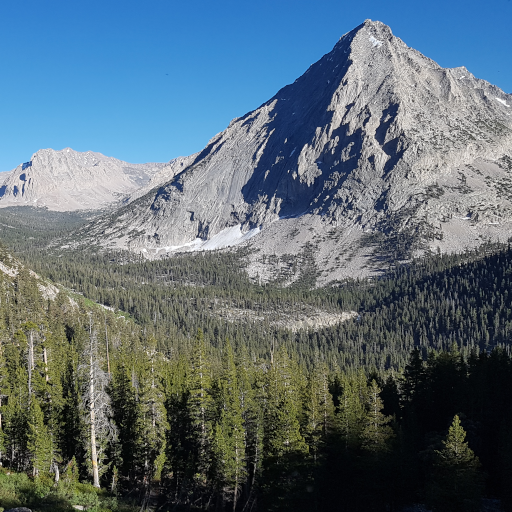
#> input picture Implementierung/res/johnmuirtrail.bmp, 512 x 512 px
$ python sobel_filter.py johnmuirtrail.bmp
#> lines starting #> are read from the running program, lines starting #| are printed output that depends on the picture
"""
@file sobel_demo.py
@brief Sample code using Sobel and/or Scharr OpenCV functions to make a simple Edge Detector
"""
import sys
import cv2 as cv
def main(argv):

 window_name = ('Sobel Demo - Simple Edge Detector')
 scale = 1
 delta = 0
 ddepth = cv.CV_16S


 if len(argv) < 1:
    print ('Not enough parameters')
    print ('Usage:\nsobel_filter.py < path_to_image >')
    return -1
 # Load the image
 src = cv.imread(argv[0], cv.IMREAD_COLOR)
#> src is the input picture: shape (512, 512, 3); mean B, G, R 118.4, 108.1, 90.6
 # Check if image is loaded fine
 if src is None:
    print ('Error opening image: ' + argv[0])
    return -1


 grad_x = cv.Sobel(src, ddepth, 1, 0, ksize=3, scale=scale, delta=delta, borderType=cv.BORDER_DEFAULT)
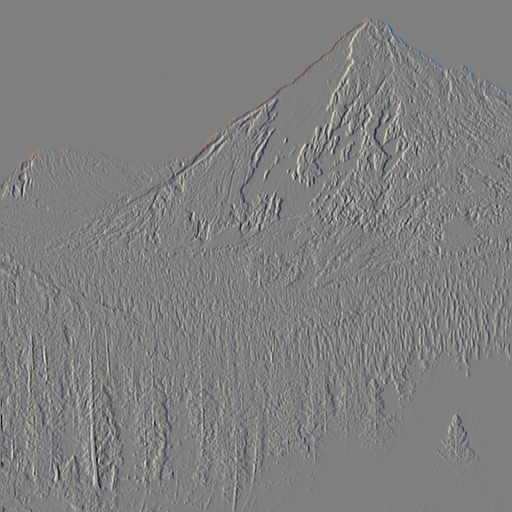
#> grad_x: shape (512, 512, 3) int16; mean B, G, R -0.7, -0.9, -0.7; drawn with min black and max white
 # Gradient-Y
 # grad_y = cv.Scharr(gray,ddepth,0,1)
 grad_y = cv.Sobel(src, ddepth, 0, 1, ksize=3, scale=scale, delta=delta, borderType=cv.BORDER_DEFAULT)
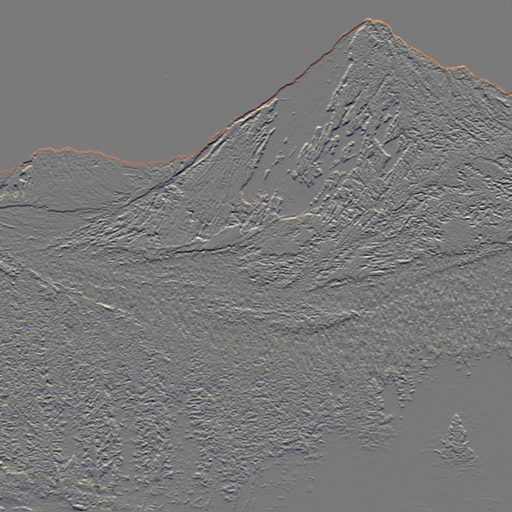
#> grad_y: shape (512, 512, 3) int16; mean B, G, R -2.8, -1.5, -0.4; drawn with min black and max white


 abs_grad_x = cv.convertScaleAbs(grad_x)
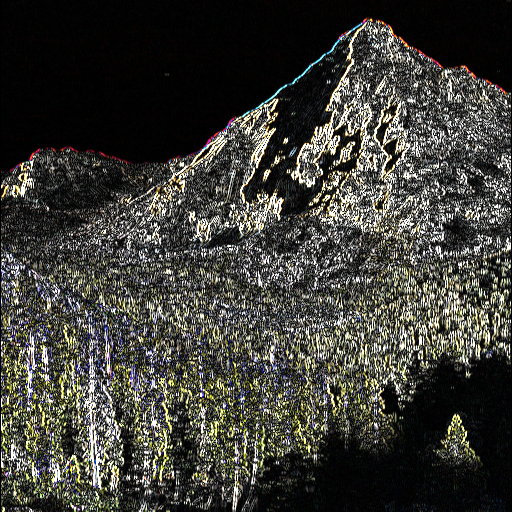
#> abs_grad_x: shape (512, 512, 3); mean B, G, R 56.4, 61.9, 62.5
 abs_grad_y = cv.convertScaleAbs(grad_y)
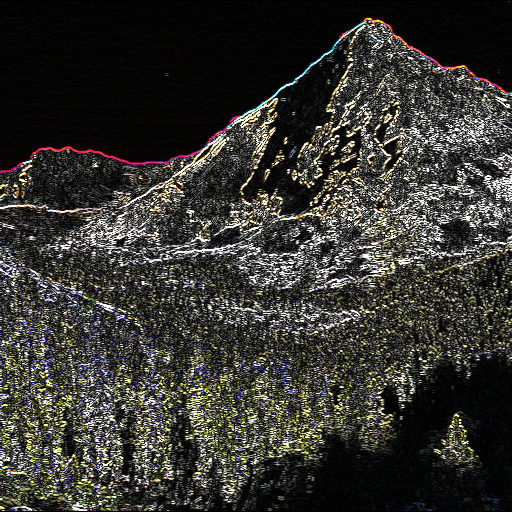
#> abs_grad_y: shape (512, 512, 3); mean B, G, R 48.9, 54, 54.9


 grad = cv.addWeighted(abs_grad_x, 0.5, abs_grad_y, 0.5, 0)
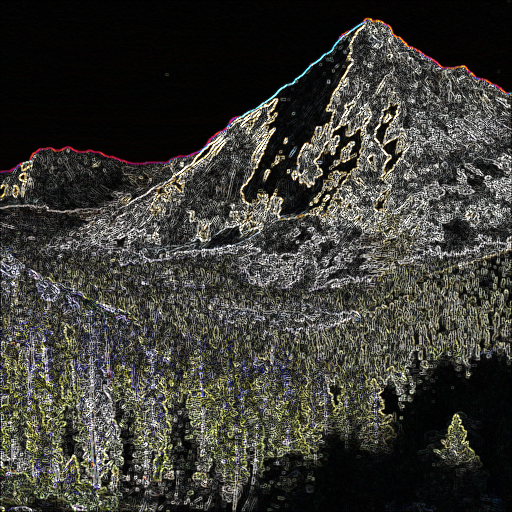
#> grad: shape (512, 512, 3); mean B, G, R 52.7, 58, 58.7


 cv.imshow(window_name, grad)
 cv.waitKey(0)

 return 0

if __name__ == "__main__":
 main(sys.argv[1:])
